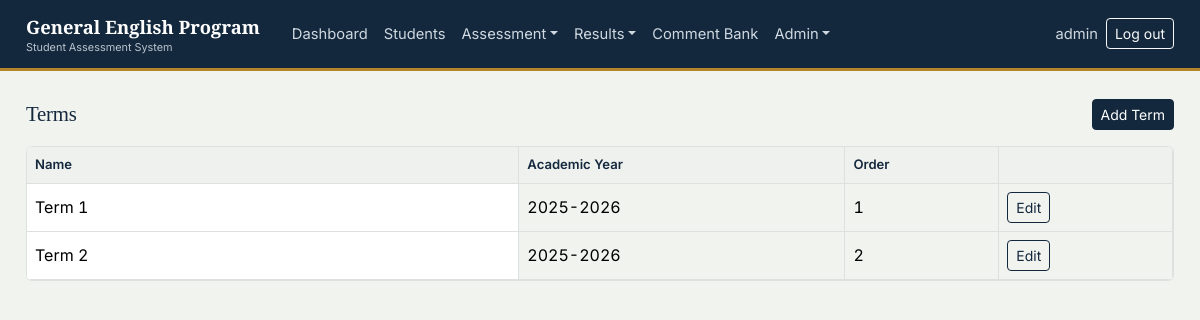
The app's page /terms/ (signed in) with its own data.
### gep/models.py (models this page shows, shortened)
class Term(models.Model):
    academic_year = models.ForeignKey(AcademicYear, related_name='terms', on_delete=models.CASCADE)
    name = models.CharField(max_length=50)  # "Term 1" / "Term 2"
    order = models.PositiveSmallIntegerField(default=1)
    class Meta:
        ordering = ['academic_year', 'order']
        unique_together = ('academic_year', 'name')

class AcademicYear(models.Model):
    name = models.CharField(max_length=20, unique=True)
    class Meta:
        ordering = ['-name']

### gep/views.py (the view)
# urls.py: path('terms/', views.TermListView.as_view(), name='term-list'),
class TermListView(AdminRequiredMixin, LoginRequiredMixin, ListView):
    model = Term
    template_name = 'gep/terms_list.html'
    context_object_name = 'terms'
    def get_queryset(self):
        return Term.objects.select_related('academic_year')
    def get_context_data(self, **kwargs):
        ctx = super().get_context_data(**kwargs)
        ctx['base_template'] = base_template(self.request)
        return ctx

### gep/mixins.py (called while the page is built)
    def test_func(self):
        return self.request.user.is_superuser

### gep/views.py (called while the page is built)
def base_template(request):
    return 'gep/_partial_base.html' if getattr(request, 'htmx', False) else 'gep/base.html'

### gep/templates/gep/terms_list.html
{% extends base_template %}
{% block content %}
<div class="d-flex justify-content-between align-items-center mb-3">
  <h2 class="font-serif mb-0" style="font-size:1.3rem;">Terms</h2>
  <a href="{% url 'term-create' %}" class="btn btn-primary btn-sm">Add Term</a>
</div>
<div class="grid-wrap">
<table class="table gradebook mb-0">
  <thead><tr><th class="name-col">Name</th><th>Academic Year</th><th>Order</th><th></th></tr></thead>
  <tbody>
    {% for t in terms %}
    <tr>
      <td class="name-col">{{ t.name }}</td>
      <td>{{ t.academic_year.name }}</td>
      <td>{{ t.order }}</td>
      <td><a href="{% url 'term-update' t.pk %}" class="btn btn-sm btn-outline-primary">Edit</a></td>
    </tr>
    {% empty %}
    <tr><td colspan="4" class="text-slate">No terms yet.</td></tr>
    {% endfor %}
  </tbody>
</table>
</div>
{% endblock %}

### gep/templates/gep/base.html (shortened to what this page needs)
{% load static %}<!DOCTYPE html>
<html lang="en">
<head>
<link rel="stylesheet" href="https://cdn.jsdelivr.net/npm/bootstrap@5.3.3/dist/css/bootstrap.min.css">
<link rel="stylesheet" href="https://cdn.jsdelivr.net/npm/bootstrap-icons@1.11.3/font/bootstrap-icons.css">
<link rel="stylesheet" href="{% static 'gep/css/custom.css' %}">
</head>
<body>
{% if user.is_authenticated %}
<nav class="navbar navbar-expand-lg gep-navbar" aria-label="Main navigation">
  <div class="gep-shell d-flex align-items-center w-100 py-0">
    <a class="navbar-brand me-4" href="{% url 'dashboard' %}">
      General English Program
      <small>Student Assessment System</small>
    </a>
    <div class="collapse navbar-collapse" id="navMain">
      <ul class="navbar-nav me-auto">
        <li class="nav-item"><a class="nav-link {% if request.resolver_match.url_name == 'dashboard' %}active{% endif %}" href="{% url 'dashboard' %}">Dashboard</a></li>
        <li class="nav-item"><a class="nav-link {% if request.resolver_match.url_name == 'students' %}active{% endif %}" href="{% url 'students' %}">Students</a></li>
        <li class="nav-item dropdown">
          <a class="nav-link dropdown-toggle" href="#" data-bs-toggle="dropdown">Assessment</a>
        </li>
        <li class="nav-item dropdown">
          <a class="nav-link dropdown-toggle" href="#" data-bs-toggle="dropdown">Results</a>
        </li>
        <li class="nav-item"><a class="nav-link" href="{% url 'comment-bank' %}">Comment Bank</a></li>
        {% if user.is_superuser %}
        <li class="nav-item dropdown">
          <a class="nav-link dropdown-toggle" href="#" data-bs-toggle="dropdown">Admin</a>
        </li>
        {% endif %}
      </ul>
      <ul class="navbar-nav align-items-lg-center">
        <li class="nav-item"><span class="nav-link disabled">{{ user.get_username }}</span></li>
        <li class="nav-item">
          <form method="post" action="{% url 'logout' %}">{% csrf_token %}
            <button type="submit" class="btn btn-sm btn-outline-light">Log out</button>
          </form>
        </li>
      </ul>
    </div>
  </div>
</nav>
{% endif %}
<div class="gep-shell">
  <div id="page-content">
    {% block content %}{% endblock %}
  </div>
</div>
</body>
</html>

### gep/static/gep/css/custom.css (style rules this page uses)
:root { --ink: #14283d; --ink-soft: #1f3b57; --steel: #3d5a73; --brass: #b3842a; --brass-deep: #8f6a20; --paper: #f1f3ef; --surface: #ffffff; --slate: #5b6b7a; --line: #dce1e0; --good: #2f7d5a; --good-bg: #e7f2ec; --warn: #b9832e; --warn-bg: #faf1e2; --bad: #ab3d3d; --bad-bg: #f7e9e9; --excused: #5b6f86; --excused-bg: #eaeef2; --bs-primary: var(--ink); --bs-primary-rgb: 20, 40, 61; --bs-link-color: var(--ink-soft); --bs-link-hover-color: var(--brass-deep); --bs-body-bg: var(--paper); --bs-body-color: #212b33; --bs-border-radius: 0.35rem; --bs-border-radius-sm: 0.25rem; --bs-border-radius-lg: 0.45rem; --bs-font-sans-serif: 'Inter', 'Noto Sans Khmer', -apple-system, sans-serif; }
body { font-family: var(--bs-font-sans-serif); background-color: var(--paper); font-variant-numeric: tabular-nums; }
h1, h2, h3, h4, .font-serif { font-family: 'Source Serif 4', Georgia, serif; color: var(--ink); letter-spacing: -0.01em; }
a { text-decoration: none; }
.gep-navbar { background: var(--ink); border-bottom: 3px solid var(--brass); }
.gep-navbar .navbar-brand { font-family: 'Source Serif 4', Georgia, serif; font-weight: 600; font-size: 1.15rem; color: #fff; }
.gep-navbar .navbar-brand small { display: block; font-family: var(--bs-font-sans-serif); font-size: 0.68rem; color: #b9c3cd; font-weight: 400; margin-top: -2px; }
.gep-navbar .nav-link { color: #cfd8e0; font-size: 0.92rem; padding-top: 0.65rem; padding-bottom: 0.65rem; }
.gep-shell { max-width: 1180px; margin: 0 auto; padding: 1.75rem 1rem 3rem; }
.btn-primary { background-color: var(--ink); border-color: var(--ink); }
.btn-outline-primary { color: var(--ink); border-color: var(--ink); }
.grid-wrap { overflow-x: auto; border: 1px solid var(--line); border-radius: var(--bs-border-radius); background: var(--surface); }
table.gradebook { margin-bottom: 0; border-collapse: separate; border-spacing: 0; }
table.gradebook th, table.gradebook td { vertical-align: middle; white-space: nowrap; border-bottom: 1px solid var(--line); border-right: 1px solid var(--line); }
table.gradebook thead th { background: #eef1ed; color: var(--ink); font-weight: 600; font-size: 0.82rem; position: sticky; top: 0; z-index: 2; }
table.gradebook td.name-col, table.gradebook th.name-col { position: sticky; left: 0; background: var(--surface); z-index: 1; text-align: left; white-space: normal; min-width: 170px; }
table.gradebook thead th.name-col { z-index: 3; background: #eef1ed; }

### records on screen
Term: name "Term 1", academic_year.name "2025-2026", order "1"
Term: name "Term 2", academic_year.name "2025-2026", order "2"

### other values on screen
{{ user.get_username }} "admin"
